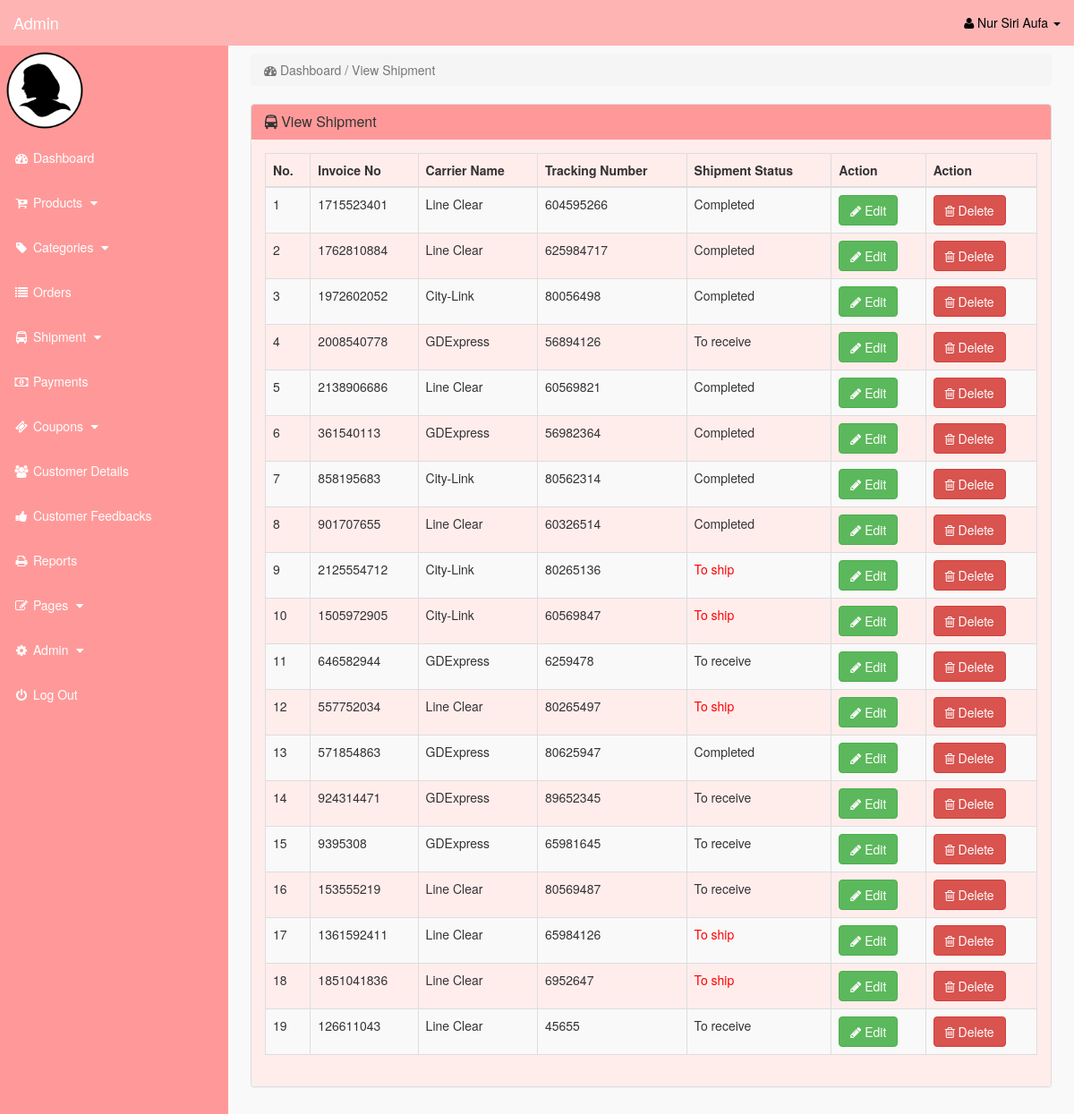
Screenshot of /admin/index.php?view_shipment (signed in) with the database file from the repository.
### tables this page shows
CREATE TABLE `shipment` (
  `shipment_id` int(11) NOT NULL,
  `order_id` int(11) NOT NULL,
  `cust_id` int(11) NOT NULL,
  `carrier_id` int(11) NOT NULL,
  `tracking_no` int(11) NOT NULL,
  `shipment_status` varchar(259) NOT NULL
);

CREATE TABLE `cust_orders` (
  `order_id` int(10) NOT NULL,
  `cust_id` int(10) NOT NULL,
  `p_variations_id` int(11) NOT NULL,
  `carrier_id` int(11) NOT NULL,
  `order_amount` decimal(10,2) NOT NULL,
  `invoice_no` int(100) NOT NULL,
  `order_qty` int(10) NOT NULL,
  `order_date` timestamp NOT NULL DEFAULT current_timestamp() ON UPDATE current_timestamp(),
  `order_status` text NOT NULL
);

CREATE TABLE `carrier` (
  `carrier_id` int(11) NOT NULL,
  `carrier_name` varchar(255) NOT NULL,
  `carrier_link` text NOT NULL,
  `carrier_rate` decimal(10,2) NOT NULL
);

### admin/view_shipment.php (the view)
<?php
	if(!isset($_SESSION['admin_email'])){
		echo "<script>window.open('login.php','_self')</script>";
	}
		else {
?>
	<div class="row">
		<div class="col-lg-12">
			<ol class="breadcrumb">
				<li class="active">
					<i class="fa fa-dashboard"></i> Dashboard / View Shipment
				</li>
			</ol>
		</div>
	</div>
	<div class="row" >
		<div class="col-lg-12" >
			<div class="panel panel-default">
				<div class="panel-heading">
					<h3 class="panel-title">
						<i class="fa fa-bus"></i> View Shipment
					</h3>
				</div>
							<div class="panel-body">
							<div class="table-responsive">
								<table class="table table-bordered table-hover table-striped">
									<thead>
										<tr>
										<th>No.</th>
										<th>Invoice No</th>
                                        <th>Carrier Name</th>
										<th>Tracking Number</th>
										<th>Shipment Status</th>
										<th>Action</th>
										<th>Action</th>
										</tr>
									</thead>
									<tbody>
									<?php
									$i = 0;
									$get_shipment = "select * from shipment";
									$run_shipment = mysqli_query($con,$get_shipment);
										while($row_shipment = mysqli_fetch_array($run_shipment)){
									$shipment_id = $row_shipment['shipment_id'];
									$order_id = $row_shipment['order_id'];
                                    $carrier_id = $row_shipment['carrier_id'];
									$tracking_no = $row_shipment['tracking_no'];
									$shipment_status = $row_shipment['shipment_status'];
									$get_orders = "select * from cust_orders where order_id='$order_id'";
									$run_orders = mysqli_query($con,$get_orders);
									$row_orders = mysqli_fetch_array($run_orders);
									$invoice_no = $row_orders['invoice_no'];
                                    $get_carrier = "select * from carrier where carrier_id='$carrier_id'";
									$run_carrier = mysqli_query($con,$get_carrier);
									$row_carrier = mysqli_fetch_array($run_carrier);
									$carrier_name = $row_carrier['carrier_name'];
									$i++;
									?>
										<tr>
										<td><?php echo $i; ?></td>
										<td><?php echo $invoice_no; ?></td>
                                        <td><?php echo $carrier_name; ?></td>
										<td><?php echo $tracking_no; ?></td>
                                        <td>
											<?php
												if($shipment_status=='To ship'){
													echo $order_status='<div style="color:red;">To ship</div>';
												}
												else{
													echo $shipment_status;
												}
											?>
										</td>
										<td>
										<a href="index.php?edit_shipment=<?php echo $shipment_id; ?>">
										<button class="btn btn-success"><i class="fa fa-pencil"></i> Edit</button>
										</a>
										</td>
										<td>
										<a href="index.php?delete_shipment=<?php echo $shipment_id; ?>">
										<button class="btn btn-danger"><i class="fa fa-trash-o" ></i> Delete</button>
										</a>
										</td>
										</tr>
									<?php
										}
									?>
							</tbody>
						</table>
					</div>
				</div>
			</div>
		</div>
	</div>
<?php
	}
?>

### admin/includes/sidebar.php (shortened to what this page needs)
<?php
	if(!isset($_SESSION['admin_email'])){
		echo "<script>window.open('login.php','_self')</script>";
	}
		else {
?>
	<nav class="navbar navbar-inverse navbar-fixed-top" >
		<div class="navbar-header" >
				<a class="navbar-brand" href="index.php?dashboard">Admin</a>
		</div>
		<ul class="nav navbar-right top-nav" >
			<li class="dropdown" >
				<a href="#" class="dropdown-toggle" data-toggle="dropdown" >
					<i class="fa fa-user" ></i>
						<?php echo $admin_fname; ?> <b class="caret" ></b>
				</a>
</li>
</ul>
	<div class="collapse navbar-collapse navbar-ex1-collapse">
		<ul class="nav navbar-nav side-nav">
	<li>
		<img src="admin_image/<?php echo $admin_image; ?>" width="100" height="100" >
	</li>
	<li>
		<a href="index.php?dashboard">
			<i class="fa fa-fw fa-dashboard"></i> Dashboard
		</a>
	</li>
	<li>
		<a href="#" data-toggle="collapse" data-target="#products">
			<i class="fa fa-fw fa-cart-plus""></i> Products
				<i class="fa fa-fw fa-caret-down"></i>
	</a>
	</li>
	<li>
		<a href="#" data-toggle="collapse" data-target="#p_cat">
			<i class="fa fa-fw fa-tag"></i> Categories
			<i class="fa fa-fw fa-caret-down"></i>
		</a>
	</li>
	<li>
		<a href="index.php?view_orders">
			<i class="fa fa-fw fa-list"></i> Orders
		</a>
	</li>
	<li>
		<a href="#" data-toggle="collapse" data-target="#shipment">
			<i class="fa fa-fw fa-bus"></i> Shipment
			<i class="fa fa-fw fa-caret-down"></i>
		</a>
	</li>
	<li>
		<a href="index.php?view_payments">
			<i class="fa fa-fw fa-money"></i> Payments
		</a>
	</li>
	<li>
		<a href="#" data-toggle="collapse" data-target="#coupons">
			<i class="fa fa-fw fa-ticket"></i> Coupons
			<i class="fa fa-fw fa-caret-down"></i>
		</a>
	</li>
	<li>
		<a href="index.php?view_customers">
			<i class="fa fa-fw fa-users"></i> Customer Details
		</a>
	</li>
	<li>
		<a href="index.php?view_feedbacks">
			<i class="fa fa-fw fa-thumbs-up"></i> Customer Feedbacks
		</a>
	</li>
	<li>
		<a href="index.php?view_reports">
			<i class="fa fa-fw fa-print"></i> Reports
		</a>
	</li>
	<li>
		<a href="#" data-toggle="collapse" data-target="#pages">
			<i class="fa fa-fw fa-edit"> </i> Pages
			<i class="fa fa-fw fa-caret-down"></i>
		</a>
	</li>
	<li>
		<a href="#" data-toggle="collapse" data-target="#admin">
			<i class="fa fa-fw fa-gear"></i> Admin
			<i class="fa fa-fw fa-caret-down"></i>
		</a>
	</li>
	<li>
		<a href="logout.php">
			<i class="fa fa-fw fa-power-off"></i> Log Out
		</a>
	</li>
		</ul>
	</div>
</nav>
<?php
	}
?>

### admin/css/style.css (style rules this page uses)
body { margin-top:100px; }
@media (min-width: 768px) { body { margin-top:50px; } }
.top-nav { padding:0 15px; }
.top-nav>li { display:inline-block; float:left; }
.top-nav>li>a { padding-top:15px; padding-bottom:15px; line-height:20px; color:black; }
@media (min-width: 768px) { .side-nav { position:fixed; top:51px; width:255px; border-radius:0; overflow-y:auto; background-color: #ff9999; bottom:0; overflow-x:hidden; padding-bottom:40px; } }
@media (min-width: 768px) { .side-nav>li>a { width:255px; } }
.panel-body { border-radius:5px; background-color: #ffedec }

### rows the page displays
shipment: order.invoice_no "1715523401", carrier.carrier_name "Line Clear", tracking_no "604595266", shipment_status "Completed"
shipment: order.invoice_no "1762810884", carrier.carrier_name "Line Clear", tracking_no "625984717", shipment_status "Completed"
shipment: order.invoice_no "1972602052", carrier.carrier_name "City-Link", tracking_no "80056498", shipment_status "Completed"
shipment: order.invoice_no "2008540778", carrier.carrier_name "GDExpress", tracking_no "56894126", shipment_status "To receive"
shipment: order.invoice_no "2138906686", carrier.carrier_name "Line Clear", tracking_no "60569821", shipment_status "Completed"
shipment: order.invoice_no "361540113", carrier.carrier_name "GDExpress", tracking_no "56982364", shipment_status "Completed"
shipment: order.invoice_no "858195683", carrier.carrier_name "City-Link", tracking_no "80562314", shipment_status "Completed"
shipment: order.invoice_no "901707655", carrier.carrier_name "Line Clear", tracking_no "60326514", shipment_status "Completed"
shipment: order.invoice_no "2125554712", carrier.carrier_name "City-Link", tracking_no "80265136", shipment_status "To ship"
shipment: order.invoice_no "1505972905", carrier.carrier_name "City-Link", tracking_no "60569847", shipment_status "To ship"
shipment: order.invoice_no "646582944", carrier.carrier_name "GDExpress", tracking_no "6259478", shipment_status "To receive"
shipment: order.invoice_no "557752034", carrier.carrier_name "Line Clear", tracking_no "80265497", shipment_status "To ship"
shipment: order.invoice_no "571854863", carrier.carrier_name "GDExpress", tracking_no "80625947", shipment_status "Completed"
shipment: order.invoice_no "924314471", carrier.carrier_name "GDExpress", tracking_no "89652345", shipment_status "To receive"
shipment: order.invoice_no "9395308", carrier.carrier_name "GDExpress", tracking_no "65981645", shipment_status "To receive"
shipment: order.invoice_no "153555219", carrier.carrier_name "Line Clear", tracking_no "80569487", shipment_status "To receive"
shipment: order.invoice_no "1361592411", carrier.carrier_name "Line Clear", tracking_no "65984126", shipment_status "To ship"
shipment: order.invoice_no "1851041836", carrier.carrier_name "Line Clear", tracking_no "6952647", shipment_status "To ship"
shipment: order.invoice_no "126611043", carrier.carrier_name "Line Clear", tracking_no "45655", shipment_status "To receive"

### other values shown
$admin_fname "Nur Siri Aufa"
